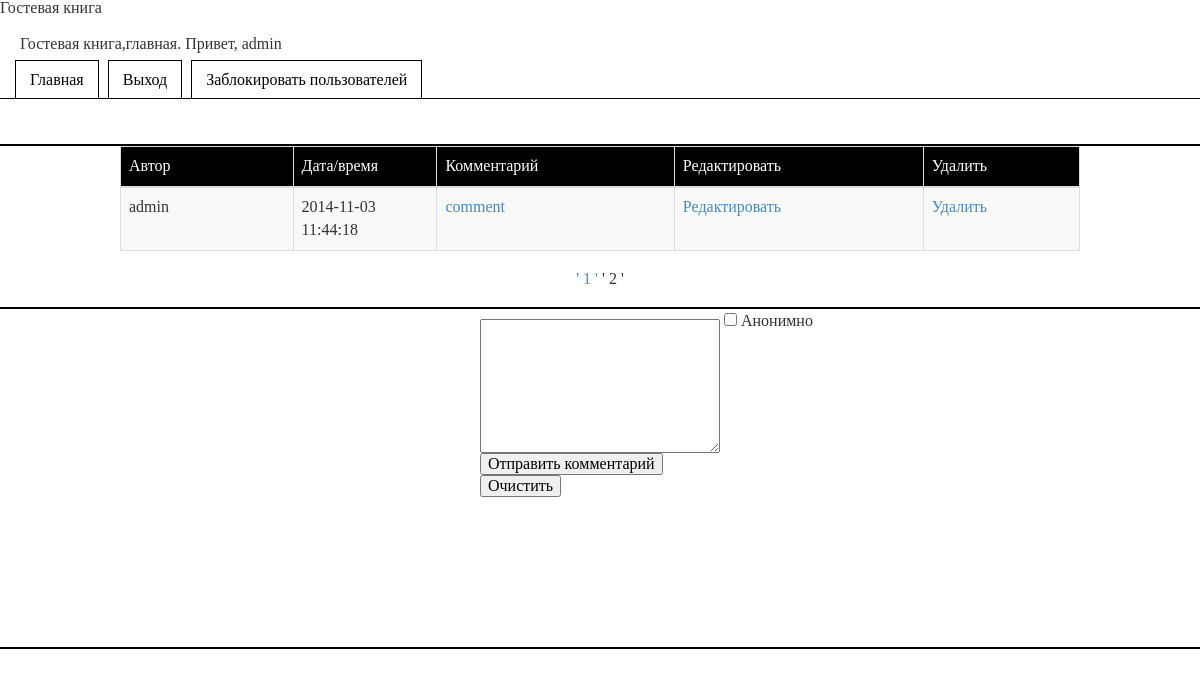
The page /php/Main.php?page=2 (signed in) on the database its author committed.
### tables this page shows
CREATE TABLE IF NOT EXISTS `users` (
  `user_id` int(11) NOT NULL AUTO_INCREMENT,
  `login` char(12) NOT NULL,
  `password` text NOT NULL,
  `admin` int(1) DEFAULT NULL,
  `blocked` int(1) DEFAULT NULL,
  PRIMARY KEY (`user_id`)
);

CREATE TABLE IF NOT EXISTS `comments` (
  `comm_id` int(11) NOT NULL AUTO_INCREMENT,
  `user_id` int(11) DEFAULT NULL,
  `ts` timestamp NOT NULL DEFAULT CURRENT_TIMESTAMP,
  `comment` text NOT NULL,
  PRIMARY KEY (`comm_id`)
);

### connectdb/config.php (called while the page is built)
<?php
$comments_per_page = 3;
?>

### php/Main.php (the view, shortened to what this page needs)
<?php
require_once '../connectdb/config.php';
function get_name($id_user)
{
	$query = mysql_query("SELECT login FROM users
						 WHERE user_id = {$id_user};");
	if($query)
	{
		$result = mysql_fetch_row($query);
		return $result[0];
	}
	else
		return "{$id_user}"."Ошибка запроса к БД.(никнейм)";
}
function get_admin($id_user)
{
$query = mysql_query("SELECT admin FROM users
					 WHERE user_id = {$id_user}");
if($query)
	{
	$result = mysql_fetch_row($query);
	if($result[0]==0)
		return false;
	else
		return true;
	}
	else
		echo "Ошибка запроса к БД.(админская панель)";
}
function get_comments($first_limit,$comments_per_page)
{
$query = "SELECT comm_id,user_id, ts, comment
          FROM comments
		  ORDER BY comm_id DESC
		  LIMIT {$first_limit},{$comments_per_page};";
$result = mysql_query($query);
if($result)
	return $result;
else
	echo("Ошибка запроса к БД(комментарии).");
}
function print_query($arr)
{
		echo '<table id ="tablecomment" class="table table-striped table-hover table-bordered">';
		echo '<thead>';
			echo '<tr>';
				echo '<td><i class="icon-user icon-white"></i> Автор</td>';
				echo '<td><i class="icon-time icon-white"></i> Дата/время</td>';
				echo '<td><i class="icon-comment icon-white"></i> Комментарий</td>';
				if(get_admin($_SESSION['user_id']) == true)
				{echo '<td>Редактировать</td>';
				echo '<td>Удалить</td>';}
			echo '</tr>';
		echo '</thead>';
			while($row = mysql_fetch_array($arr))
			{
			echo '<tbody>';
				echo '<tr>';
					echo "<td style='width:18%;'>".get_name($row[1])."</td>";
					echo "<td style='width:15%;'>{$row[2]}</td>";
					echo '<td>'."<a href = 'CommBranch.php?comm_id={$row[0]}'>{$row[3]}</a>".'</td>';
					if(get_admin($_SESSION['user_id']) == true)
				{echo '<td>'."<a href = 'EditComm.php?comm_id={$row[0]}'>Редактировать</a>".'</td>';
				echo '<td>'."<a href = 'DeleteComm.php?comm_id={$row[0]}'>Удалить</a>".'</td>';}
				echo '</tr>';
			echo '</tbody>';
			}
		echo '</table>';
}
?>
<html>
<head>
<link rel="stylesheet" href="css/bootstrap.min.css">
<link rel="stylesheet" type="text/css" href="css/main.css"
<title>
</head>
<body>
<div id = "header">
<p class=header>Гостевая книга,главная. Привет, <?php echo get_name($_SESSION['user_id']);?></p>
    <ul class="css-menu-2">
        <li><a href="Main.php">Главная</a></li>
        <li><a href="exit.php">Выход</a></li>
        <?php if(get_admin($_SESSION['user_id'])==true)
        echo '<li><a href="BlockUsers.php">Заблокировать пользователей</a></li>';
        ?>
    </ul>
</div>
<div id = "body">
<?php
if(isset($_GET['page']))
	{
	$page = $_GET['page'];
	}
else
	$page = 1;
if($page == 1)
	$first_limit = 0 ;
else
	$first_limit = $comments_per_page * ($page-1);
$query = "SELECT COUNT(*) FROM comments";
$result = mysql_fetch_array(mysql_query($query));
$count  = $result[0];
$pages = ceil($count/$comments_per_page);
print_query(get_comments($first_limit,$comments_per_page));
echo "<p id='spancomments'>";
for($i = 0;$i < $pages;$i++)
{
$j = $i+1;
if($j != $page)
	echo "<a id='spancomments' href='?page={$j}'><span>' {$j} ' </span></a>";
else
	echo "' {$j} '";
}
echo "</p>";
?>
</div>
<div id = "bottom">
<form action="AddComment.php" method="POST">
<fieldset>
<textarea id="comment" name="comment"
cols="65" rows="8"><?php if(isset($_GET['comment'])) echo "{$_GET['comment']}";?></textarea>
<?php
if($_SESSION['user_id'] != -1)
echo '<input type="checkbox" name="Anonim" value="Anonim"> Анонимно ';
?>
</fieldset>
<fieldset id = "buttoncomment">
<input type="submit" value="Отправить комментарий" />
<input type="reset" value="Очистить" />
</fieldset>
</form>
</div>
</body>
</html>

### php/css/main.css (style rules this page uses)
html, body,div, span, applet, object, iframe, h1, h2, h3, h4, h5, h6, p, blockquote, pre, a, abbr, acronym, address, big, cite, code, del, dfn, em, img, ins, kbd, q, s, samp, small, strike, strong, sub, sup, tt, var, u, i, center, dl, dt, dd, ol, ul, li, fieldset, form, label, legend, article, aside, canvas, details, embed, figure, figcaption, footer, header, hgroup, menu, nav, output, ruby, section, summary, time, mark, audio, video { margin: 0; padding: 0; border: 0; font-size: 100%; font: inherit; vertical-align: baseline; }
body { line-height: 1; }
#header { height: 110px; width:100%; border-bottom: 2px solid #000000; }
#body { height: auto; width: 100%; border-bottom: 2px solid #000000; }
#bottom { height:340px; width:100%; border-bottom:2px solid #000000; }
#comment { width:20%; margin-top:10px; margin-left: 40%; }
#buttoncomment { margin-left:40%; width:20%; }
#tablecomment { width:80%; margin-left:10%; }
#tablecomment thead tr { background:#000; color: #fff; }
#spancomments { text-align:center; margin-bottom:20px; }
.header { margin-top:20px; margin-left:20px; }
ul.css-menu-2 { list-style: none; border-bottom: 1px #000000 solid; padding-top: 20px; padding-left:15px; padding-bottom: 10px; }
ul.css-menu-2 li { display: inline; margin-right: 5px }
ul.css-menu-2 li a { color: #000000; text-decoration: none; background: #ffffff; border: 1px #000000 solid; border-bottom: none; padding: 10px 14px }

### rows shown on the page
users: login "admin"
comments: user.login "admin", ts "2014-11-03 11:44:18", comment "comment"

### other values the page prints
$j "1"
$j "2"
